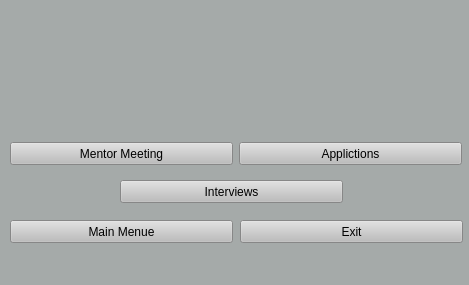
<?xml version="1.0" encoding="UTF-8"?>
<ui version="4.0">
 <class>usermenue</class>
 <widget class="QMainWindow" name="usermenue">
  <property name="geometry">
   <rect>
    <x>0</x>
    <y>0</y>
    <width>469</width>
    <height>285</height>
   </rect>
  </property>
  <property name="windowTitle">
   <string>User Menue</string>
  </property>
  <property name="styleSheet">
   <string notr="true">font: 700 10pt &quot;Times New Roman&quot;;
background-color: rgb(165, 170, 169);</string>
  </property>
  <widget class="QWidget" name="centralwidget">
   <widget class="QPushButton" name="pushButton_4">
    <property name="geometry">
     <rect>
      <x>239</x>
      <y>142</y>
      <width>223</width>
      <height>23</height>
     </rect>
    </property>
    <property name="styleSheet">
     <string notr="true">font: 700 10pt &quot;Times New Roman&quot;;
background-color: rgb(189, 189, 189);</string>
    </property>
    <property name="text">
     <string>Applictions</string>
    </property>
   </widget>
   <widget class="QPushButton" name="pushButton_5">
    <property name="geometry">
     <rect>
      <x>10</x>
      <y>220</y>
      <width>223</width>
      <height>23</height>
     </rect>
    </property>
    <property name="styleSheet">
     <string notr="true">font: 700 10pt &quot;Times New Roman&quot;;
background-color: rgb(189, 189, 189);</string>
    </property>
    <property name="text">
     <string>Main Menue</string>
    </property>
   </widget>
   <widget class="QPushButton" name="pushButton_6">
    <property name="geometry">
     <rect>
      <x>240</x>
      <y>220</y>
      <width>223</width>
      <height>23</height>
     </rect>
    </property>
    <property name="styleSheet">
     <string notr="true">font: 700 10pt &quot;Times New Roman&quot;;
background-color: rgb(189, 189, 189);</string>
    </property>
    <property name="text">
     <string>Exit</string>
    </property>
   </widget>
   <widget class="QPushButton" name="pushButton_2">
    <property name="geometry">
     <rect>
      <x>120</x>
      <y>180</y>
      <width>223</width>
      <height>23</height>
     </rect>
    </property>
    <property name="styleSheet">
     <string notr="true">font: 700 10pt &quot;Times New Roman&quot;;
background-color: rgb(189, 189, 189);</string>
    </property>
    <property name="text">
     <string>Interviews</string>
    </property>
   </widget>
   <widget class="QPushButton" name="pushButton">
    <property name="geometry">
     <rect>
      <x>10</x>
      <y>142</y>
      <width>223</width>
      <height>23</height>
     </rect>
    </property>
    <property name="styleSheet">
     <string notr="true">font: 700 10pt &quot;Times New Roman&quot;;
background-color: rgb(189, 189, 189);</string>
    </property>
    <property name="text">
     <string>Mentor Meeting</string>
    </property>
   </widget>
   <widget class="QLabel" name="label">
    <property name="geometry">
     <rect>
      <x>10</x>
      <y>0</y>
      <width>452</width>
      <height>136</height>
     </rect>
    </property>
    <property name="maximumSize">
     <size>
      <width>16777214</width>
      <height>10000</height>
     </size>
    </property>
    <property name="text">
     <string/>
    </property>
    <property name="pixmap">
     <pixmap>C:/Users/eng.alahdal/Downloads/logo-1.png</pixmap>
    </property>
   </widget>
  </widget>
  <widget class="QMenuBar" name="menubar">
   <property name="geometry">
    <rect>
     <x>0</x>
     <y>0</y>
     <width>469</width>
     <height>21</height>
    </rect>
   </property>
  </widget>
  <widget class="QStatusBar" name="statusbar"/>
 </widget>
 <resources/>
 <connections/>
</ui>
